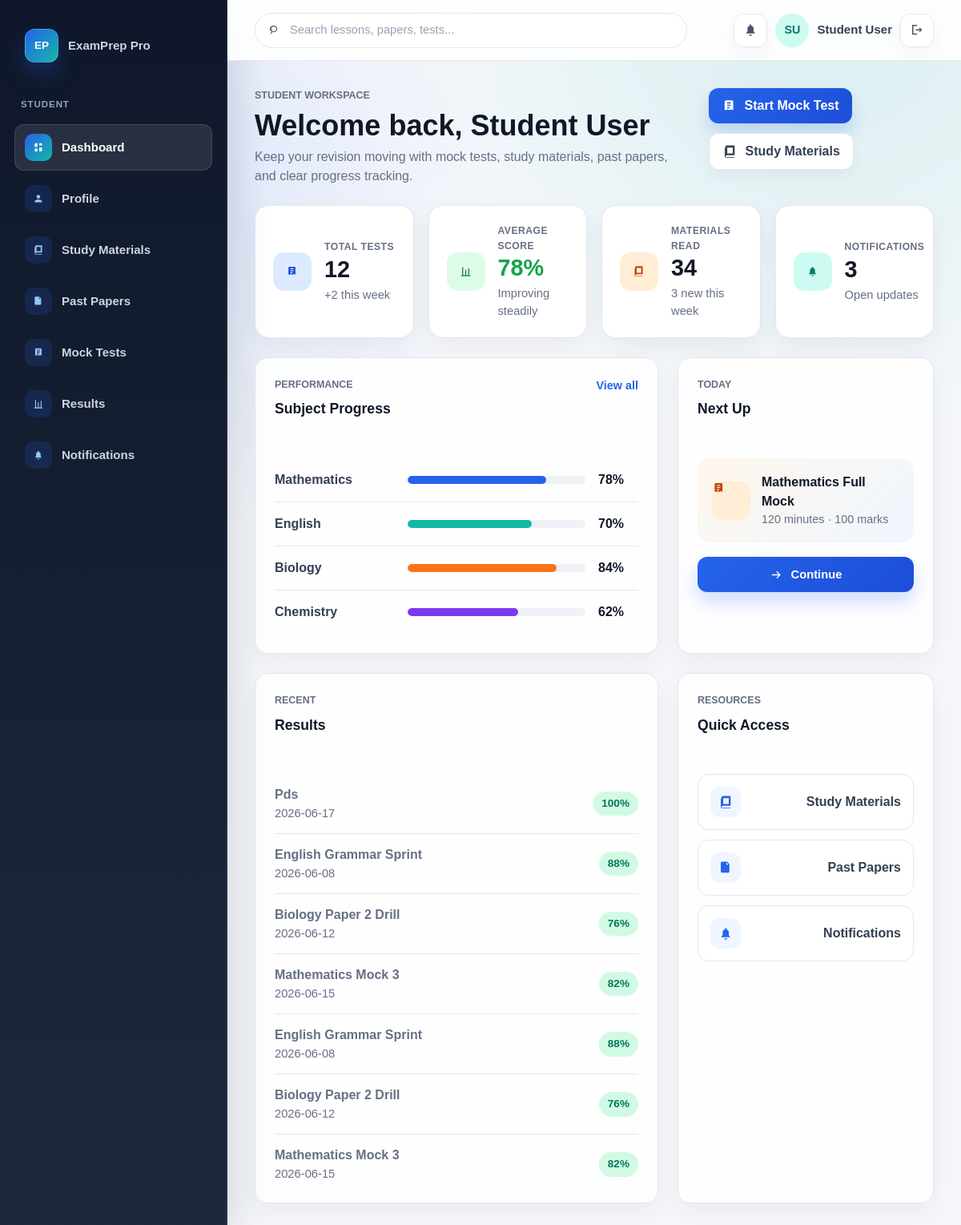
Page /student/dashboard (signed in) on the earlier database version.
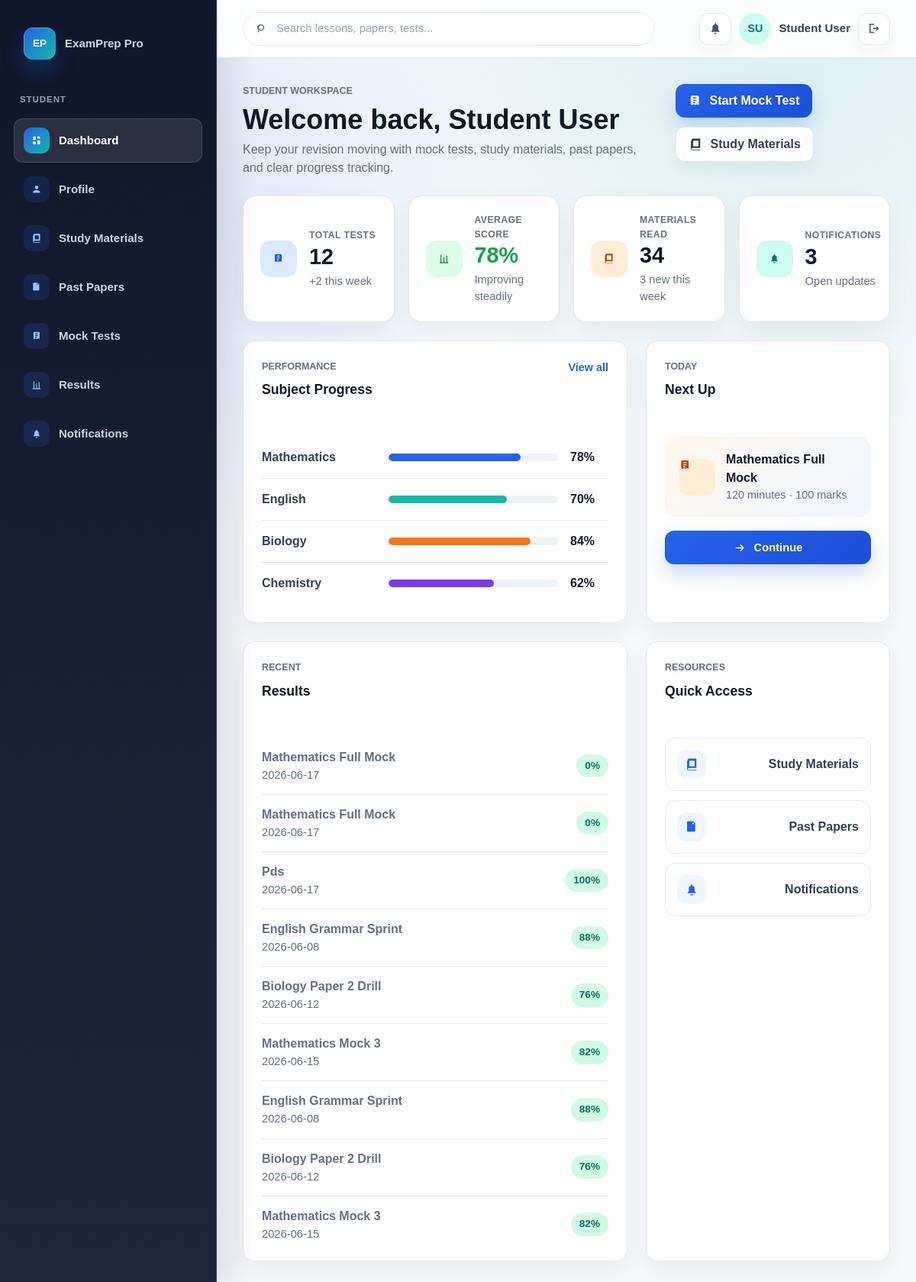
Same page on the later database version.
### tables this page shows
CREATE TABLE results (
            id INTEGER PRIMARY KEY AUTOINCREMENT,
            test TEXT NOT NULL,
            score TEXT DEFAULT '',
            date TEXT NOT NULL,
            time_spent TEXT DEFAULT '',
            remark TEXT DEFAULT ''
        );

### app.py (the view)
@app.route("/student/dashboard")
@login_required("student")
def student_dashboard():
    return render_template(
        "student/dashboard.html",
        title="Student Dashboard",
        stats=STUDENT_STATS,
        recent_results=RECENT_RESULTS,
        materials=MATERIALS[:3],
    )

### app.py (called while the page is built)
def get_db():
    if "db" not in g:
        g.db = sqlite3.connect(app.config["DATABASE"])
        g.db.row_factory = sqlite3.Row
        g.db.execute("PRAGMA foreign_keys = ON")
    return g.db

def db_all(sql, params=()):
    return get_db().execute(sql, params).fetchall()

def dashboard_for_role(role):
    return "admin_dashboard" if role == "admin" else "student_dashboard"

def login_required(role=None):
    def decorator(view):
        @wraps(view)
        def wrapped_view(*args, **kwargs):
            user_role = session.get("user_role")
            if not user_role:
                session["auth_next"] = next_path_for_request()
                return redirect(url_for("register", next=session["auth_next"]))
            if role and user_role != role:
                return redirect(url_for(dashboard_for_role(user_role)))
            return view(*args, **kwargs)
        return wrapped_view
    return decorator

    def __getattr__(self, key):
        try:
            return self[key]
        except KeyError as exc:
            raise AttributeError(key) from exc

    def _record_from_row(self, row):
        return DbRecord(self, dict(row))

### templates/student/dashboard.html (shortened to what the changed rows need)
{% extends "base.html" %}
{% from "macros.html" import student_shell, app_icon with context %}
{% block content %}
{% call student_shell(title) %}
    <section class="dashboard-header">
        <div>
            <h1>Welcome back, {{ current_user_name }}</h1>
        </div>
    </section>
    <div class="dashboard-grid">
        <article class="panel performance-panel">
            <div class="panel-heading">
                <div>
                    <h2>Subject Progress</h2>
                </div>
            </div>
        </article>
        <article class="panel next-panel">
            <div class="panel-heading">
                <div>
                    <h2>Next Up</h2>
                </div>
            </div>
        </article>
    </div>
    <div class="dashboard-grid lower-grid">
        <article class="panel">
            <div class="panel-heading">
                <div>
                    <h2>Results</h2>
                </div>
            </div>
            {% for result in recent_results %}
                <div class="list-row">
                    <span><strong>{{ result.test }}</strong><small>{{ result.date }}</small></span>
                    <strong class="score-pill">{{ result.score }}</strong>
                </div>
            {% endfor %}
        </article>
        <article class="panel resource-panel">
            <div class="panel-heading">
                <div>
                    <h2>Quick Access</h2>
                </div>
            </div>
        </article>
    </div>
{% endcall %}
{% endblock %}

Differences in the rows shown:
added results: test "Mathematics Full Mock", date "2026-06-17", score "0%"
added results: test "Mathematics Full Mock", date "2026-06-17", score "0%"
